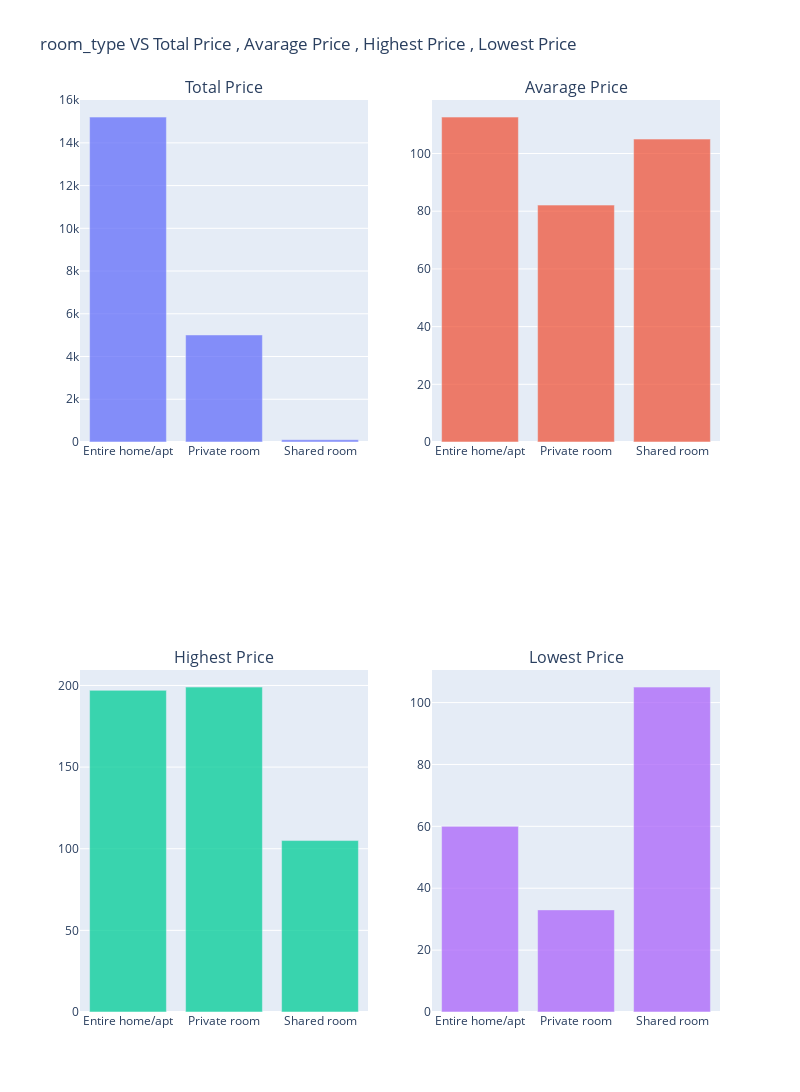

The cell this chart's notebook holds for it:
### Code cell
plot_column_summary_statistics(column_summary_statistics(data_without_outliers , "room_type" , "price"))

### Figure 1 — Plotly figure (JSON) as saved in the notebook; plotly's stock layout.template omitted (floating-point values rounded to 4 significant figures)
{"data": [{"name": "Total Price", "opacity": 0.75, "showlegend": false, "type": "bar", "x": ["Entire home/apt", "Private room", "Shared room"], "xaxis": "x", "y": [15204, 5009, 105], "yaxis": "y"}, {"name": "Avarage Price", "opacity": 0.75, "showlegend": false, "type": "bar", "x": ["Entire home/apt", "Private room", "Shared room"], "xaxis": "x2", "y": [112.6, 82.11, 105], "yaxis": "y2"}, {"name": "Highest Price", "opacity": 0.75, "showlegend": false, "type": "bar", "x": ["Entire home/apt", "Private room", "Shared room"], "xaxis": "x3", "y": [197, 199, 105], "yaxis": "y3"}, {"name": "Lowest Price", "opacity": 0.75, "showlegend": false, "type": "bar", "x": ["Entire home/apt", "Private room", "Shared room"], "xaxis": "x4", "y": [60, 33, 105], "yaxis": "y4"}], "layout": {"annotations": [{"font": {"size": 16}, "showarrow": false, "text": "Total Price", "x": 0.225, "xanchor": "center", "xref": "paper", "y": 1, "yanchor": "bottom", "yref": "paper"}, {"font": {"size": 16}, "showarrow": false, "text": "Avarage Price", "x": 0.775, "xanchor": "center", "xref": "paper", "y": 1, "yanchor": "bottom", "yref": "paper"}, {"font": {"size": 16}, "showarrow": false, "text": "Highest Price", "x": 0.225, "xanchor": "center", "xref": "paper", "y": 0.375, "yanchor": "bottom", "yref": "paper"}, {"font": {"size": 16}, "showarrow": false, "text": "Lowest Price", "x": 0.775, "xanchor": "center", "xref": "paper", "y": 0.375, "yanchor": "bottom", "yref": "paper"}], "height": 1200, "title": {"text": "room_type VS Total Price , Avarage Price , Highest Price , Lowest Price"}, "width": 800, "xaxis": {"anchor": "y", "domain": [0, 0.45]}, "xaxis2": {"anchor": "y2", "domain": [0.55, 1]}, "xaxis3": {"anchor": "y3", "domain": [0, 0.45]}, "xaxis4": {"anchor": "y4", "domain": [0.55, 1]}, "yaxis": {"anchor": "x", "domain": [0.625, 1]}, "yaxis2": {"anchor": "x2", "domain": [0.625, 1]}, "yaxis3": {"anchor": "x3", "domain": [0, 0.375]}, "yaxis4": {"anchor": "x4", "domain": [0, 0.375]}}}
